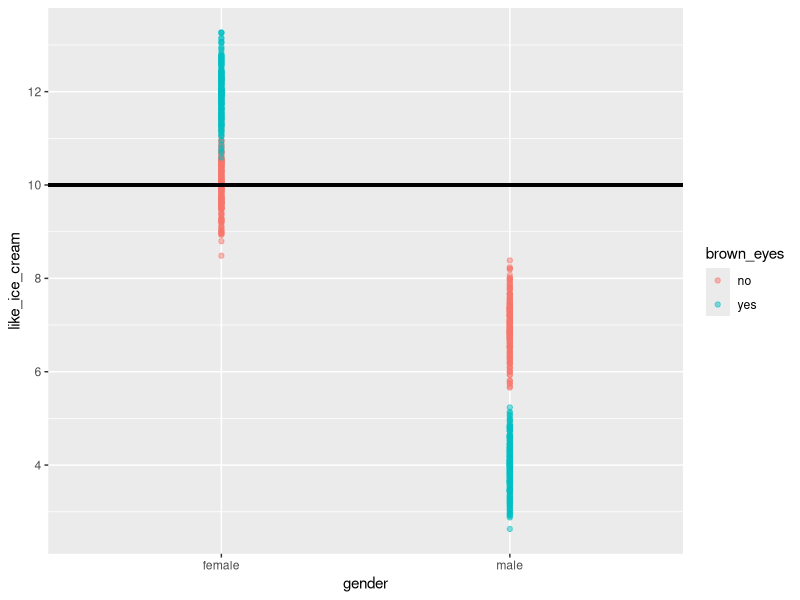
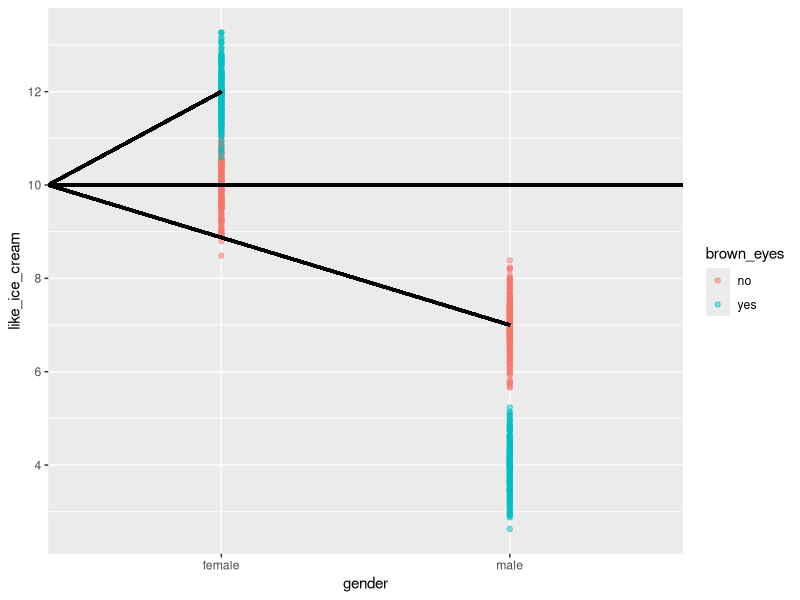
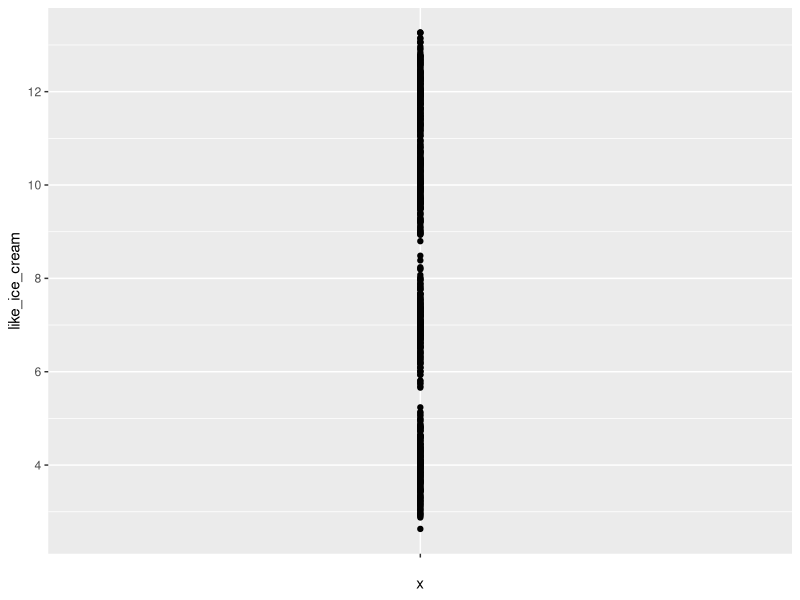
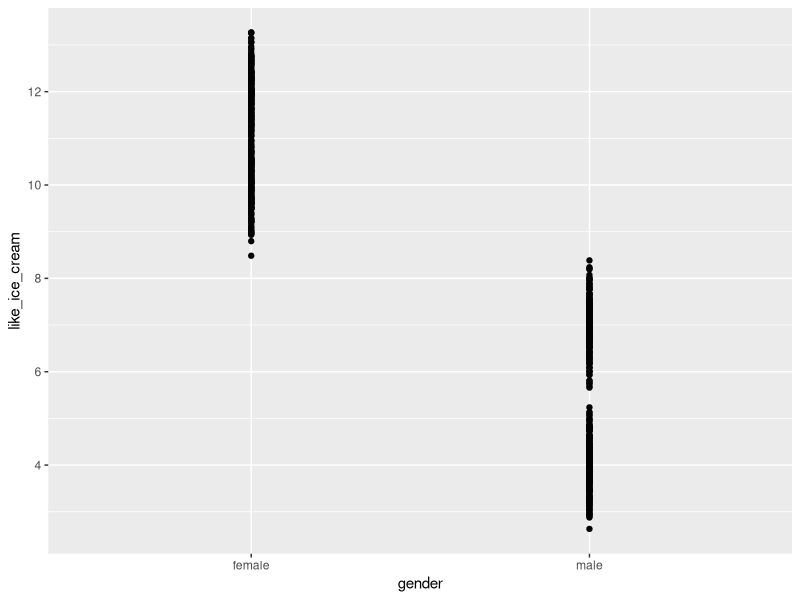
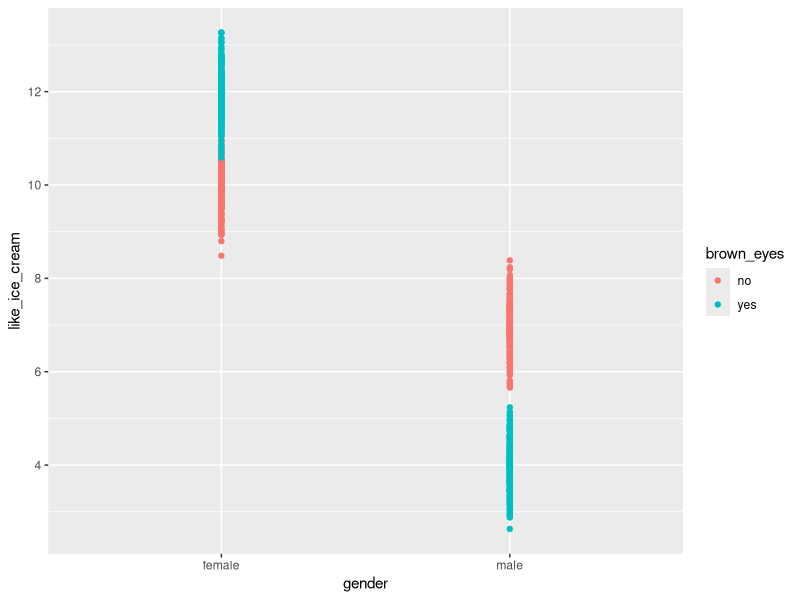
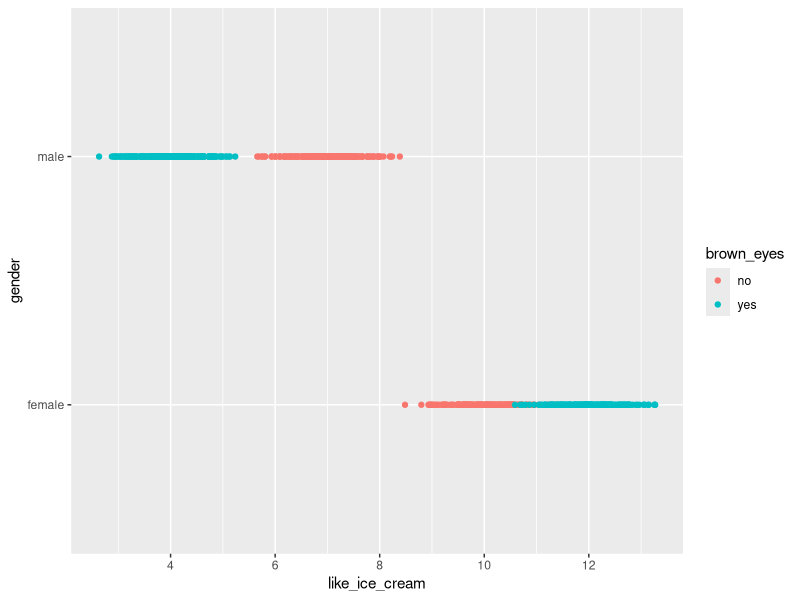
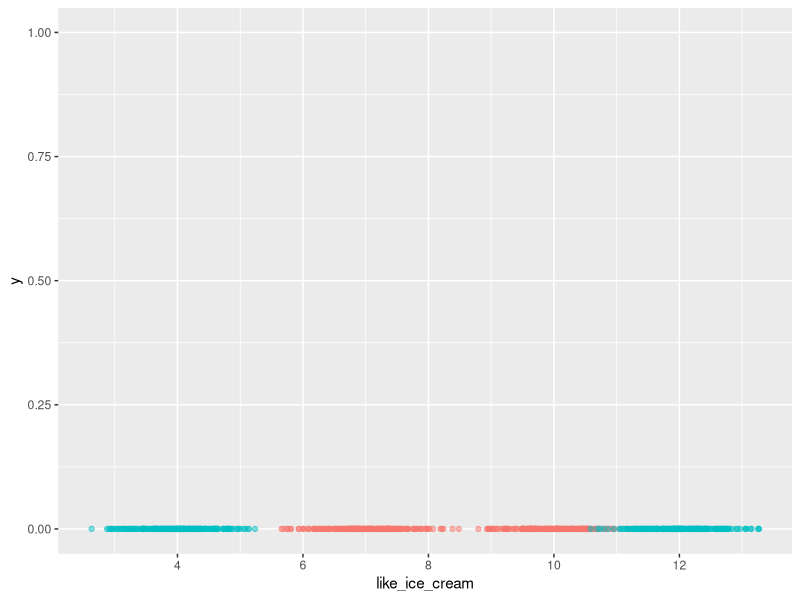
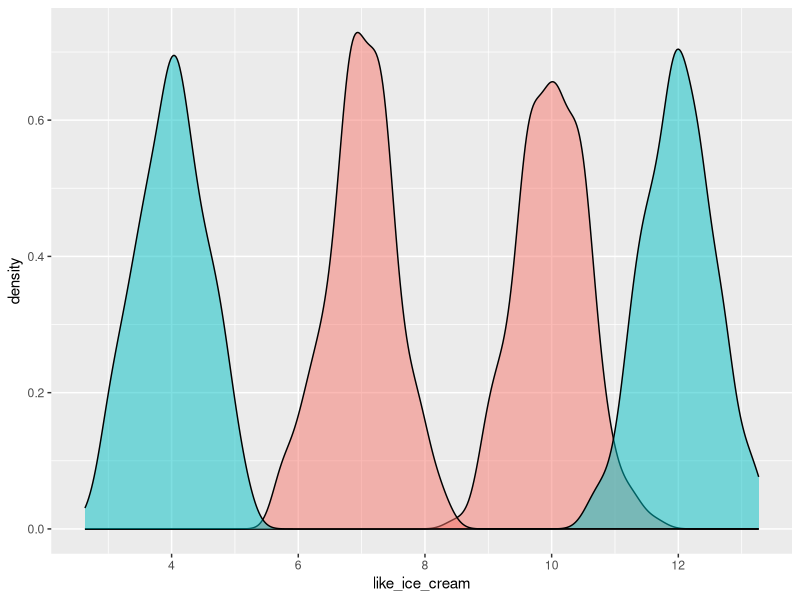

Here is the R script that generated these plots, in order: (Note: this script raises an error after producing the figures.)
## ---- chunk 1
knitr::opts_chunk$set(echo = TRUE)
library(tidyverse)
library(stats) # For linear models
library(MASS) # For random data generation with exact means 
library(knitr) # for nice tables

rm(list = ls())
## ---- chunk 2

# Parameters 
group_size <- 200
var1_g1_var2_g1_mean <- 10 # gender female + brown_eyes false 
var1_g1_var2_g2_mean <- 12 # gender female + brown eyes true
var1_g2_var2_g1_mean <- 7  # gender male + brown eyes false
var1_g2_var2_g2_mean <- 4  # gender male + brown eyes true 
sd <- 0.3

# Data generation
var1_g1_var2_g1 <- mvrnorm(n = group_size, mu = var1_g1_var2_g1_mean, Sigma = sd, empirical = TRUE)
var1_g1_var2_g2 <- mvrnorm(n = group_size, mu = var1_g1_var2_g2_mean, Sigma = sd, empirical = TRUE)
var1_g2_var2_g1 <- mvrnorm(n = group_size, mu = var1_g2_var2_g1_mean, Sigma = sd, empirical = TRUE)
var1_g2_var2_g2 <- mvrnorm(n = group_size, mu = var1_g2_var2_g2_mean, Sigma = sd, empirical = TRUE)
y <- c(var1_g1_var2_g1, var1_g1_var2_g2, var1_g2_var2_g1, var1_g2_var2_g2)

# Data frame 
df <- tibble(
  gender = c(rep(c("female"), group_size*2), rep(c("male"), group_size*2)),
  brown_eyes = rep(c(rep(c("no"), group_size), rep(c("yes"), group_size)), 2),
  gender_male = ifelse(gender == "female", 0, 1),
  brown_eyes_true = ifelse(brown_eyes == "no", 0, 1),
  like_ice_cream = y
)

# Linear model and anova function 
summary(aov(y ~ gender * brown_eyes, data = df))
summary(lm(y ~ gender * brown_eyes, data = df))
two_anova <- summary(lm(y ~ 1 + gender_male + brown_eyes_true + gender_male:brown_eyes_true, data = df))
two_anova
two_anova_no_int <- summary(lm(y ~ 1 + gender_male + brown_eyes_true, data = df))
two_anova_no_int

# Main effect of gender
# average of gender female, which is coded 0, is 11 and is the intercept
summary(lm(y ~ 1 + gender_male, data = df))

# Main effect of eye colour
# Average of eye colour not brown, which is coded 0, is 8.5 and is the intercept 
summary(lm(y ~ 1 + brown_eyes_true, data = df))

## ---- chunk 3
# NOTE TO SELF: HAVE OPTION TO SWITCH AXES SO OTHER VARIABLE DISPLAYED ON THE BOTTOM 
# ALSO CREATE ANIMATION FROM THIS 
ggplot(data = df, mapping = aes(x = gender, y = like_ice_cream, colour = brown_eyes)) + 
  geom_point(alpha = 0.5) + 
  geom_segment(x = -10, xend = 100, y = two_anova$coefficients[1], yend = 10, lwd = 1, col = 'black')

ggplot(data = df, mapping = aes(x = gender, y = like_ice_cream, colour = brown_eyes)) + 
  geom_point(alpha = 0.5) + 
  geom_segment(x = 0, xend = 100, y = two_anova$coefficients[1], yend = 10, lwd = 1, col = 'black') + 
  geom_segment(x = 0.4, xend = 2, y = two_anova$coefficients[1], yend = two_anova$coefficients[1] + two_anova$coefficients[2], size = 1, colour = "black") + 
  geom_segment(x = 0.4, xend = 1, y = two_anova$coefficients[1], yend = two_anova$coefficients[1] + two_anova$coefficients[3], size = 1, colour = "black")
## ---- chunk 4
# Step 1 - number line
ggplot(data = df, mapping = aes(x = "", y = like_ice_cream)) + 
  geom_point() 

# Step 2 - divide by gender
ggplot(data = df, mapping = aes(x = gender, y = like_ice_cream)) + 
  geom_point() 

# Step 3 - colour by eye colour
ggplot(data = df, mapping = aes(x = gender, y = like_ice_cream, colour = brown_eyes)) + 
  geom_point() 

# Step 4 - change axes
ggplot(data = df, mapping = aes(x = like_ice_cream, y = gender, colour = brown_eyes)) + 
  geom_point() 

# Step 5 - move dots from second graph to the x axis 
ggplot(data = df, mapping = aes(x = like_ice_cream, y = 0, color = brown_eyes)) + 
  geom_point(alpha = 0.5) + 
  ylim(0, 1) + 
  theme(legend.position = "none")

# Step 6 - turn into density plots for easier viewing (how t-tests are usually displayed)
df_groups <- df %>% 
  mutate(groups = paste0(gender, "_", brown_eyes, "_brown_eyes"))

ggplot(data = df_groups, aes(x = like_ice_cream, group = groups, fill = brown_eyes)) + 
  geom_density(alpha = 0.5, show.legend = FALSE) 
## ---- chunk 5



mean(df$like_ice_cream[df$brown_eyes_true == 1 & df$gender == "female"])
mean(df$like_ice_cream[df$brown_eyes_true == 0 & df$gender == "male"])
mean(df$like_ice_cream[df$brown_eyes_true == 1 & df$gender == "male"])
  
## ---- chunk 6
# Step 1 - Linear regression way of specifying 
ggplot(data = df, mapping = aes(x = gender, y = like_ice_cream, colour = brown_eyes)) + 
  geom_point(alpha = 0.5) 

# Step 2 - use mean instead of showing all data 
df_mean <- df %>% 
  group_by(gender, brown_eyes) %>% 
  summarise(avg_like_ice_cream = mean(like_ice_cream)) %>% 
  ungroup()

ggplot(data = df_mean, mapping = aes(x = gender, y = avg_like_ice_cream, color = brown_eyes)) + 
  geom_point(size = 3)

# Step 3 - add lines 
ggplot(data = df_mean, mapping = aes(x = gender, y = avg_like_ice_cream, color = brown_eyes)) + 
  geom_point(size = 3) + 
  geom_segment(x = 1, xend = 2, y = as.numeric(df_mean[1, 'avg_like_ice_cream']), yend = as.numeric(df_mean[3, 'avg_like_ice_cream']), colour = "#F8766D") + 
  geom_segment(x = 1, xend = 2, y = as.numeric(df_mean[2, 'avg_like_ice_cream']), yend = as.numeric(df_mean[4, 'avg_like_ice_cream']), colour = "#00BFC4")

## ---- chunk 7

# Set coefficients
alpha = 10
beta1 = 
beta2 = -.5
beta3 = -1.1

# Generate 200 trials
A = c(rep(c(0), 100), rep(c(1), 100)) # '0' 100 times, '1' 100 times
B = rep(c(rep(c(0), 50), rep(c(1), 50)), 2) # '0'x50, '1'x50, '0'x50, '1'x50
e = rnorm(200, 0, sd=1) # Random noise, with standard deviation of 1

# Generate your data using the regression equation
y = alpha + beta1*A + beta2*B + beta3*A*B + e

# Join the variables in a data frame
data = data.frame(cbind(A, B, y))

# Fit an ANOVA
model = aov(y ~ A*B, data=data)
summary(model)

## ---- chunk 8
# THE ISSUE WITH THIS WAY IS THAT VAR1 AND VAR2 ARE ADDED TOGETHER TO CREATE A SINGLE VALUE (RANDOM, NO PARTICULAR REASON, I JUST NEEDED A SINGLE VALUE) BUT ADDING THEM MEANS THEY'RE SINGULAR SO COME UP WITH AN ALTERNATIVE WAY TO MODEL BELOW 
# Parameters
total_sample_size <- 600

var1_nvar <- 2
var1_g1_mean <- 10
var1_g2_mean <- 12
var1_g1_sd <- 0.3
var1_g2_sd <- 0.3
 
var2_nvar <- 3
var2_g1_mean <- 3
var2_g2_mean <- 6
var2_g3_mean <- 8
var2_g1_sd <- 0.3
var2_g2_sd <- 0.3
var2_g3_sd <- 0.3 

 

# Data generation
var1_g1 <- mvrnorm(n = round(total_sample_size/var1_nvar), mu = var1_g1_mean, Sigma = var1_g1_sd, empirical = TRUE)
var1_g2 <- mvrnorm(n = round(total_sample_size/var1_nvar), mu = var1_g2_mean, Sigma = var1_g2_sd, empirical = TRUE)
var1 <- c(var1_g1, var1_g2)

var2_g1 <- mvrnorm(n = round(total_sample_size/var2_nvar), mu = var2_g1_mean, Sigma = var2_g1_sd, empirical = TRUE)
var2_g2 <- mvrnorm(n = round(total_sample_size/var2_nvar), mu = var2_g2_mean, Sigma = var2_g2_sd, empirical = TRUE)
var2_g3 <- mvrnorm(n = round(total_sample_size/var2_nvar), mu = var2_g3_mean, Sigma = var2_g3_sd, empirical = TRUE)
var2 <- c(var2_g1, var2_g2, var2_g3)

# Data frame
df <- tibble(var1_label = rep(c("group_1", "group_2"), each = total_sample_size/var1_nvar),
             var2_label = rep(c("group_1", "group_2", "group_3"), each = total_sample_size/var2_nvar),
             
             y = c(var1 + var2),
             
             var1_group_n = as_factor(rep(c(1, 2), each = total_sample_size/var1_nvar)),
             var2_group_n = as_factor(rep(c(1, 2, 3), each = total_sample_size/var2_nvar)),
             
             var1_g2 = ifelse(var1_label == "group_2", 1, 0),
             var2_g2 = ifelse(var2_label == "group_2", 1, 0),
             var2_g3 = ifelse(var2_label == "group_3", 1, 0)
             )

# Linear model and anova function 
summary(aov(y ~ var1_label + var2_label, data = df))

fact_anova1 <- summary(lm(formula = y ~ 1 + var1_g2 + var2_g2 + var2_g3 + var1_g2*var2_g2 + var1_g2*var2_g3, data = df))
fact_anova2 <- summary(lm(formula = y ~ var1_label * var2_label, data = df))

fact_anova1
fact_anova2
# Output
anova

knitr::kable(coefficients(anova), digits=3)
## ---- chunk 9

# Set coefficients
alpha = 10
beta1 = .3
beta2 = -.5
beta3 = -1.1

# Generate 200 trials
A = c(rep(c(0), 100), rep(c(1), 100)) # '0' 100 times, '1' 100 times
B = rep(c(rep(c(0), 50), rep(c(1), 50)), 2) # '0'x50, '1'x50, '0'x50, '1'x50
e = rnorm(200, 0, sd=1) # Random noise, with standard deviation of 1

# Generate your data using the regression equation
y = alpha + beta1*A + beta2*B + beta3*A*B + e

# Join the variables in a data frame
data = data.frame(cbind(A, B, y))

# Fit an ANOVA
model = aov(y ~ A*B, data=data)
summary(model)
## ---- chunk 10
# Set coefficients
alpha = 10
beta1 = .3
beta2 = -.5
beta3 = -1.1
beta4 = 0.5

## Generate data 
# 3x2 balanced design
A = c(0,0,0,0,1,1,1,1)
B = c(0,0,1,1,0,0,1,1)
C = c(0,1,0,1,0,1,0,1)

# Repeat 50 times, for N = 200
A = rep(A, 50)
B = rep(B, 50)
C = rep(C, 50)
e = rnorm(400, 0, sd=1) # Random noise, with standard deviation of 1 

# Generate your data using the regression equation
# NOTE TO SELF: should I include two-way interactions here??? 
y = alpha + beta1*A + beta2*B + beta3*C + beta4*A*B*C + e

# Join the variables in a data frame
data = data.frame(cbind(A, B, C, y))

# Fit an ANOVA
model = aov(y ~ A*B*C, data=data)
summary(model)

## ---- chunk 11

y = 1*alpha + var1_g2 + var2_g2 + var2_g3 + var1_g2*var2_g2 + var1_g2*var2_g3

# Join the variables in a data frame
data = tibble(A, 
              B, 
              y,
              A_g2 = ifelse(A == 1, 1, 0),
              B_g2 = ifelse(B == 1, 1, 0),
              B_g3 = ifelse(B == 2, 1, 0))

# Fit an ANOVA
model = aov(y ~ A*B, data=data)
summary(model)

# Linear model equivalent 
"A"
A
"B"
B
